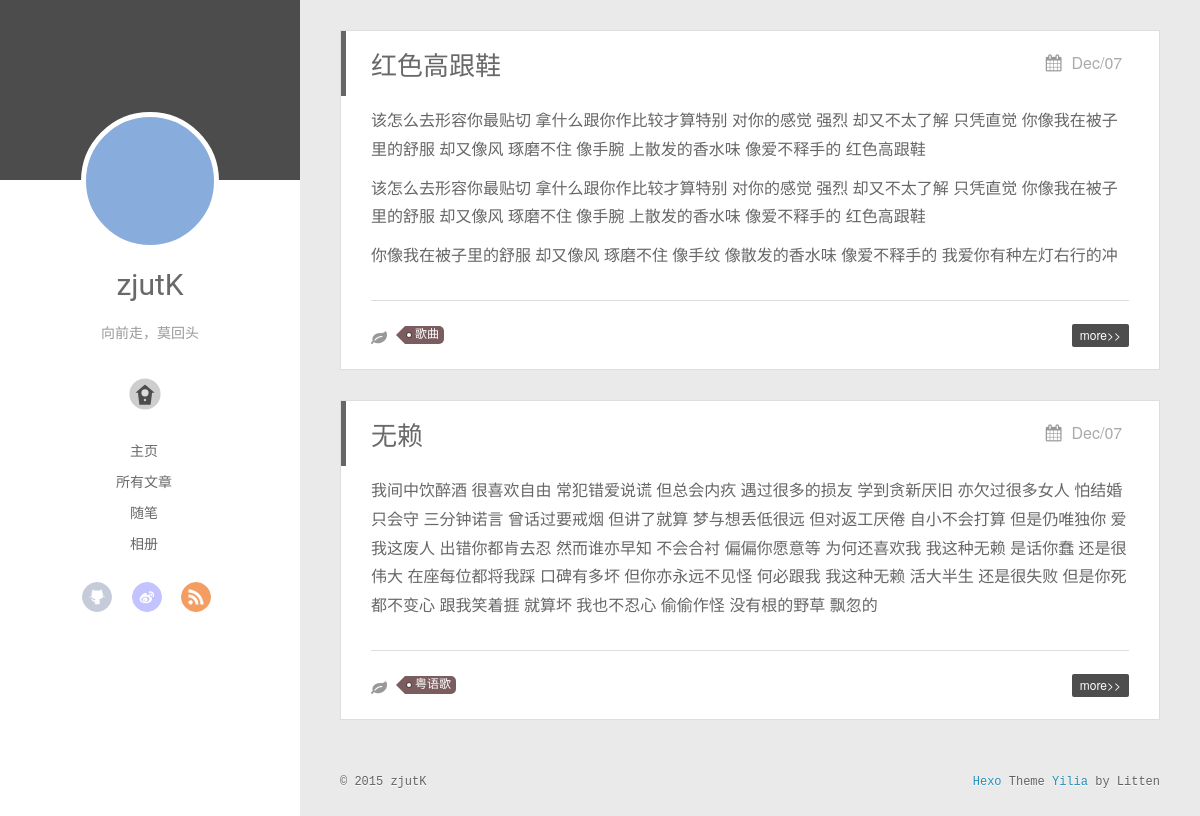
Before: / with the older database file.
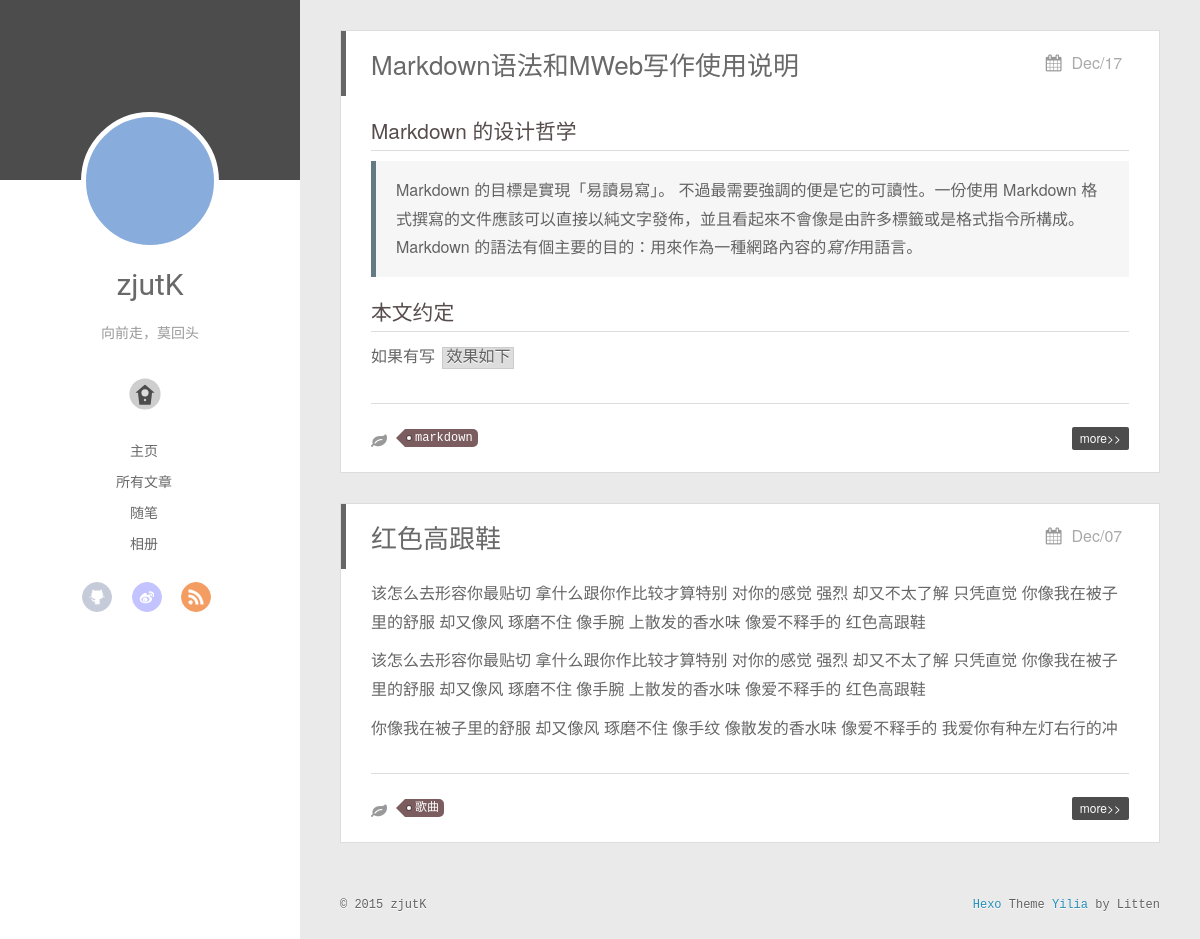
After: the same page with the newer database file.
### Blog/models.py (models this page shows, shortened)
class Article(models.Model):
    title=models.CharField(max_length=100)
    category=models.CharField(max_length=50,blank=True)#博客标签
    date_time=models.DateTimeField(auto_now_add=True)
    content=models.TextField(blank=True,null=True)
    views_count = models.IntegerField(default=0)
    comment_count = models.IntegerField(default=0)
    class Meta:
        ordering=['-date_time']

### Blog/views.py (the view)
# urls.py: 2. Add a URL to urlpatterns:  url(r'^$', views.home, name='home')
def home(request):
    posts=Article.objects.all()
    paginator=Paginator(posts,2)
    page=request.GET.get('page')
    try:
        post_list=paginator.page(page)
    except PageNotAnInteger:
        post_list=paginator.page(1)
    except EmptyPage:
        post_list=paginator.paginator(paginator.num_pages)
    return render(request,'home.html',{'post_list':post_list})

### Blog/templatetags/custom_markdown.py (called while the page is built)
@register.filter(is_safe=True)#注册template
@stringfilter   #希望字符串作为参数
def custom_markdown(value):
    return mark_safe(markdown.markdown(value,
                                       extensions=['markdown.extensions.fenced_code','markdown.extensions.codehilite'],
                                       safe_mode=True,
                                       enable_attributes=False))

### Blog/templates/home.html (shortened to what this page needs)
{% extends "base.html" %}
{% load custom_markdown %}
{% block content %}
    <div class="body-wrap">
        {% for post in post_list %}
            <article id="{{ post.id }}" class="article article-type-post show" itemscope itemprop="blogpost">
            <div class="article-meta">
                <a href="/" class="article-date">
                    <time datetime="{{ post.date_time }}" itemscope="datepublished">{{ post.date_time|date:"M/d" }}</time>
                </a>
            </div>
            <div class="article-inner">
                <header class="article-header">
                    <h1 itemscope="name">
                        <a class="article-title" href="/">{{ post.title }}</a>
                    </h1>
                </header>
                <div class="article-entry" itemprop="articleBody">
                    {{ post.content|custom_markdown|slice:"250" }}
                </div>
                <div class="article-info article-info-index">
                    <div class="article-tag tagcloud">
                        <ul class="article-tag-list">
                            <li class="article-tag-list-item">
                                <a class="color5" href="/tag{{ post.category }}" style="font-size: 12px;">
                                    {{ post.category }}
                                </a>
                            </li>
                        </ul>
                    </div>
                    <p class="article-more-link">
                        <a href="{{ post.date_time |date:"Y/m/d/" }}{{ post.title }}">more>></a>
                    </p>
                    <div class="clearfix"></div>
                </div>
            </div>
        </article>
      {% endfor %}
        <nav id="page-nav">
        </nav>
    </div>
{% endblock %}

### Blog/templates/base.html (shortened to what this page needs)
<!DOCTYPE html>
<html>
<head>
    <link rel="stylesheet" href="/static/css/style.css" type="text/css">
</head>
<body>
<div id="container">
    <div class="left-col">
        <div class="overlay"></div>
        <div class="intrude-less">
            <header id="header" class="inner">
                <a href="/" class="profilepic">
                </a>
                <hgroup>
                    <h1 class="header-author"><a href="/static/images/head.jpg">zjutK</a></h1>
                </hgroup>
                <p class="header-subtitle">向前走，莫回头</p>
                <div class="switch-btn">
                    <div class="icon">
                        <div class="icon-ctn">
                            <div class="icon-wrap icon-house" data-idx="0">
                                <div class="birdhouse_holes"></div>
                            </div>
                        </div>
                    </div>
                </div>
                <div class="switch-area">
                    <div class="switch-wrap">
                        <section class="switch-part switch-part1">
                            <nav class="header-menu">
                                <ul>
                                    <li><a href="/">主页</a></li>
                                    <li><a href="/archives">所有文章</a></li>
                                    <li><a href="/tag随笔/">随笔</a></li>
                                    <li><a href="/photos">相册</a></li>
                                </ul>
                            </nav>
                            <nav class="header-nav">
                                <div class="social">
                                    <a class="github" target="_blank" href="/" title="github">github</a>
                                    <a class="weibo" target="_blank" href="/" title="weibo">weibo</a>
                                    <a class="rss" target="_blank" href="/atom.xml" title="rss">rss</a>
                                </div>
                            </nav>
                        </section>
                    </div>
                </div>
            </header>
        </div>
    </div>
    <div class="mid-col">
        {% block content %}
        {% endblock %}
        <footer id="footer">
            <div class="outer">
                <div id="footer-info">
                    <div class="footer-left">
                        &copy; 2015 zjutK
                    </div>
                    <div class="footer-right">
                        <a href="http://hexo.io/" target="_blank">Hexo</a> Theme <a
                            href="https://github.com/litten/hexo-theme-yilia" target="_blank">Yilia</a> by Litten
                    </div>
                </div>
            </div>
        </footer>
    </div>
    <link rel="stylesheet" href="/static/fancybox/jquery.fancybox.css" type="text/css">
</div>
</body>
</html>

Changed rows visible on the page:
no longer on this page (row unchanged): Article: date_time "Dec/07", title "无赖", content|custom_markdown "我间中饮醉酒 很喜欢自由 常犯错爱说谎 但总会内疚 遇过很多的损友 学到贪新厌旧 亦欠过很多女人 怕结婚只会守 三分钟诺言 曾话过要戒烟 但讲了就算 梦与想丢低很远 但对返工厌倦 自小不会打算 但是仍唯独你 爱我这废人 出错你都肯去忍 然而谁亦早知 不会合衬 偏偏你愿意等 为何还喜欢我 我这种无赖 是话你蠢 还是很伟大 在座每位都将我踩 口碑有多坏 但你亦永远不见怪 何必跟我 我这种无赖 活大半生 还是很失败 但是你死都不变心 跟我笑着捱 就算坏 我也不忍心 偷偷作怪 没有根的野草 飘忽的", category "粤语歌"
added Article: date_time "Dec/17", title "Markdown语法和MWeb写作使用说明", content|custom_markdown "Markdown 的设计哲学 Markdown 的目標是實現「易讀易寫」。 不過最需要強調的便是它的可讀性。一份使用 Markdown 格式撰寫的文件應該可以直接以純文字發佈，並且看起來不會像是由許多標籤或是格式指令所構成。 Markdown 的語法有個主要的目的：用來作為一種網路內容的 寫作 用語言。 本文约定 如果有写 效果如下", category "markdown"
